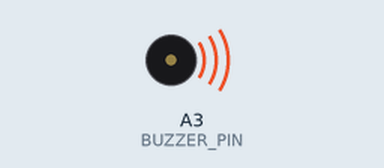
Recording of a sketch running on a simulated Arduino Uno, built with avr-gcc and run on an emulated ATmega328P. Shown: buzzer (waves = sounding).

Above: at 0.15 s.
Timing chart, 0 to 3.0 s (numbered marks = the images above):
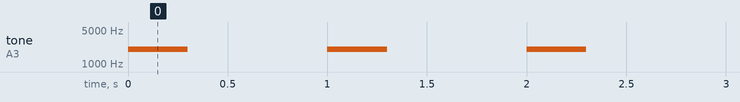

The sketch:

Buzzer.ino
```cpp
/***********************************************************************
 * Engineered by : Ampnics
 * Project       : ProxiWave-D
 * Version       : v0.1.0
 * Date          : Dec 2025
 * Author        : Md Ammar Maniyar
 *
 * Test Name     : Buzzer Functional Test
 * Description   : Verifies buzzer driver circuit using GPIO and PWM.
 * MCU           : ATmega328P @ 3.3V, 8MHz
 *
 * GPIO Mapping  :
 *   BUZZER  -> PC3 (A3)
 *
 * Test Method   :
 *   - Generates a 2kHz tone for 300 ms
 *   - Silence for 700 ms
 *   - Repeats continuously
 *
 * Expected Result:
 *   - Audible beep once every second
 ***********************************************************************/

#define BUZZER_PIN A3

void setup() {
  pinMode(BUZZER_PIN, OUTPUT);
}

void loop() {
  tone(BUZZER_PIN, 2000);   // 2 kHz tone
  delay(300);

  noTone(BUZZER_PIN);       // Stop buzzer
  delay(700);
}
```

Measured:
- by itself, tone on A3 (BUZZER_PIN): alternates 2000 Hz for 0.30 s and silent for 0.70 s
